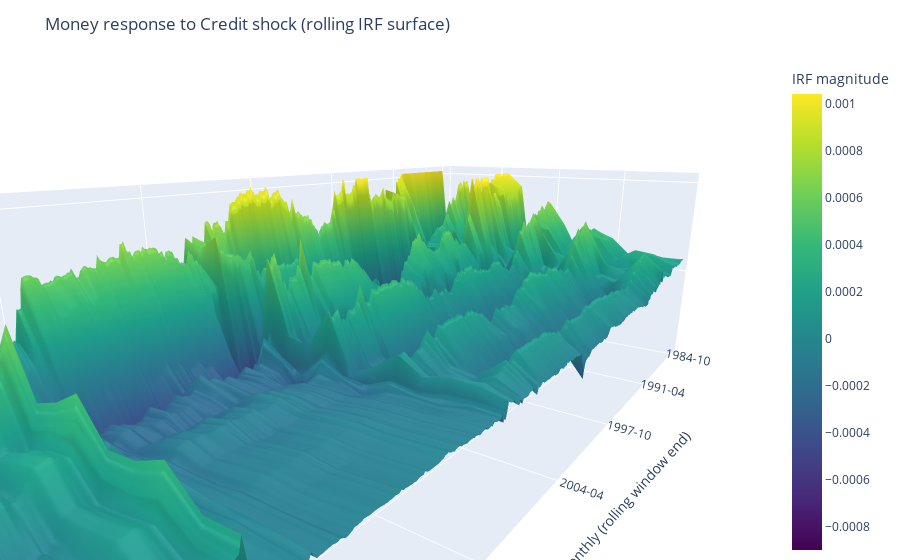
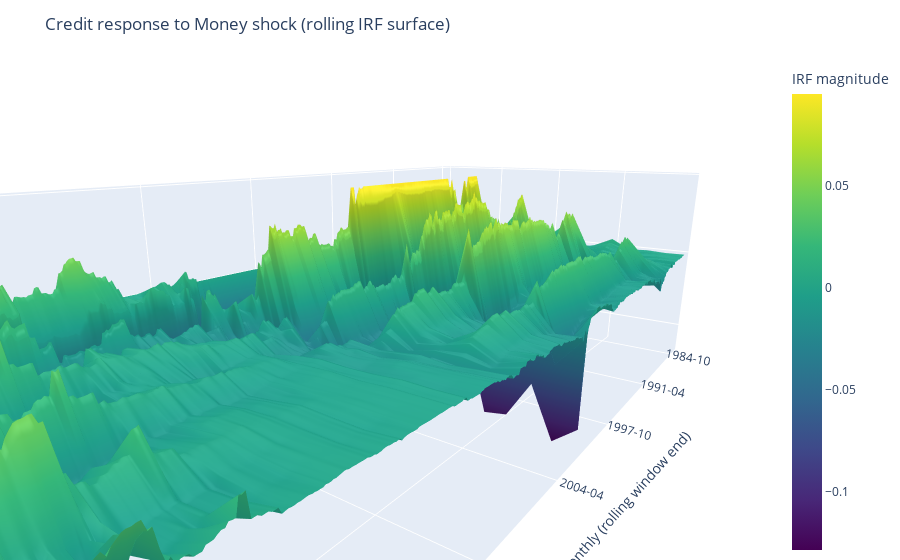

The code cell stored with these charts, in order, in its notebook:
### Code cell
plot_irf_surface_interactive(
    dates_end=dates1,
    Z=Z1,
    title="Money response to Credit shock (rolling IRF surface)",
    scale=1.0
)

plot_irf_surface_interactive(
    dates_end=dates2,
    Z=Z2,
    title="Credit response to Money shock (rolling IRF surface)",
    scale=1.0
)

### Figure 1 — Plotly figure (JSON) as saved in the notebook; plotly's stock layout.template omitted (floating-point values rounded to 4 significant figures; data arrays with more than 128 entries replaced by an {"elided": "..."} marker saying what was removed)
{"data": [{"colorbar": {"title": {"text": "IRF magnitude"}}, "colorscale": [[0, "#440154"], [0.1111, "#482878"], [0.2222, "#3e4989"], [0.3333, "#31688e"], [0.4444, "#26828e"], [0.5556, "#1f9e89"], [0.6667, "#35b779"], [0.7778, "#6ece58"], [0.8889, "#b5de2b"], [1, "#fde725"]], "showscale": true, "type": "surface", "x": {"elided": "470 int values"}, "y": [0, 1, 2, 3, 4, 5, 6, 7, 8, 9, 10, 11, 12, 13, 14, 15, 16], "z": {"elided": "17x470 float values"}}], "layout": {"margin": {"b": 0, "l": 0, "r": 0, "t": 60}, "scene": {"aspectratio": {"x": 3.2, "y": 1.4, "z": 0.9}, "camera": {"eye": {"x": 1.7, "y": 1.3, "z": 0.6}}, "xaxis": {"tickmode": "array", "ticktext": ["1984-10", "1991-04", "1997-10", "2004-04", "2010-10", "2017-04", "2023-11"], "tickvals": [0, 78, 156, 234, 312, 390, 469], "title": {"text": "Monthly (rolling window end)"}}, "yaxis": {"dtick": 4, "range": [0, 16], "title": {"text": "Lag / Horizon"}}, "zaxis": {"title": {"text": "Response"}, "zeroline": true}}, "title": {"text": "Money response to Credit shock (rolling IRF surface)"}}}

### Figure 2 — Plotly figure (JSON) as saved in the notebook; plotly's stock layout.template omitted (floating-point values rounded to 4 significant figures; data arrays with more than 128 entries replaced by an {"elided": "..."} marker saying what was removed)
{"data": [{"colorbar": {"title": {"text": "IRF magnitude"}}, "colorscale": [[0, "#440154"], [0.1111, "#482878"], [0.2222, "#3e4989"], [0.3333, "#31688e"], [0.4444, "#26828e"], [0.5556, "#1f9e89"], [0.6667, "#35b779"], [0.7778, "#6ece58"], [0.8889, "#b5de2b"], [1, "#fde725"]], "showscale": true, "type": "surface", "x": {"elided": "470 int values"}, "y": [0, 1, 2, 3, 4, 5, 6, 7, 8, 9, 10, 11, 12, 13, 14, 15, 16], "z": {"elided": "17x470 float values"}}], "layout": {"margin": {"b": 0, "l": 0, "r": 0, "t": 60}, "scene": {"aspectratio": {"x": 3.2, "y": 1.4, "z": 0.9}, "camera": {"eye": {"x": 1.7, "y": 1.3, "z": 0.6}}, "xaxis": {"tickmode": "array", "ticktext": ["1984-10", "1991-04", "1997-10", "2004-04", "2010-10", "2017-04", "2023-11"], "tickvals": [0, 78, 156, 234, 312, 390, 469], "title": {"text": "Monthly (rolling window end)"}}, "yaxis": {"dtick": 4, "range": [0, 16], "title": {"text": "Lag / Horizon"}}, "zaxis": {"title": {"text": "Response"}, "zeroline": true}}, "title": {"text": "Credit response to Money shock (rolling IRF surface)"}}}
